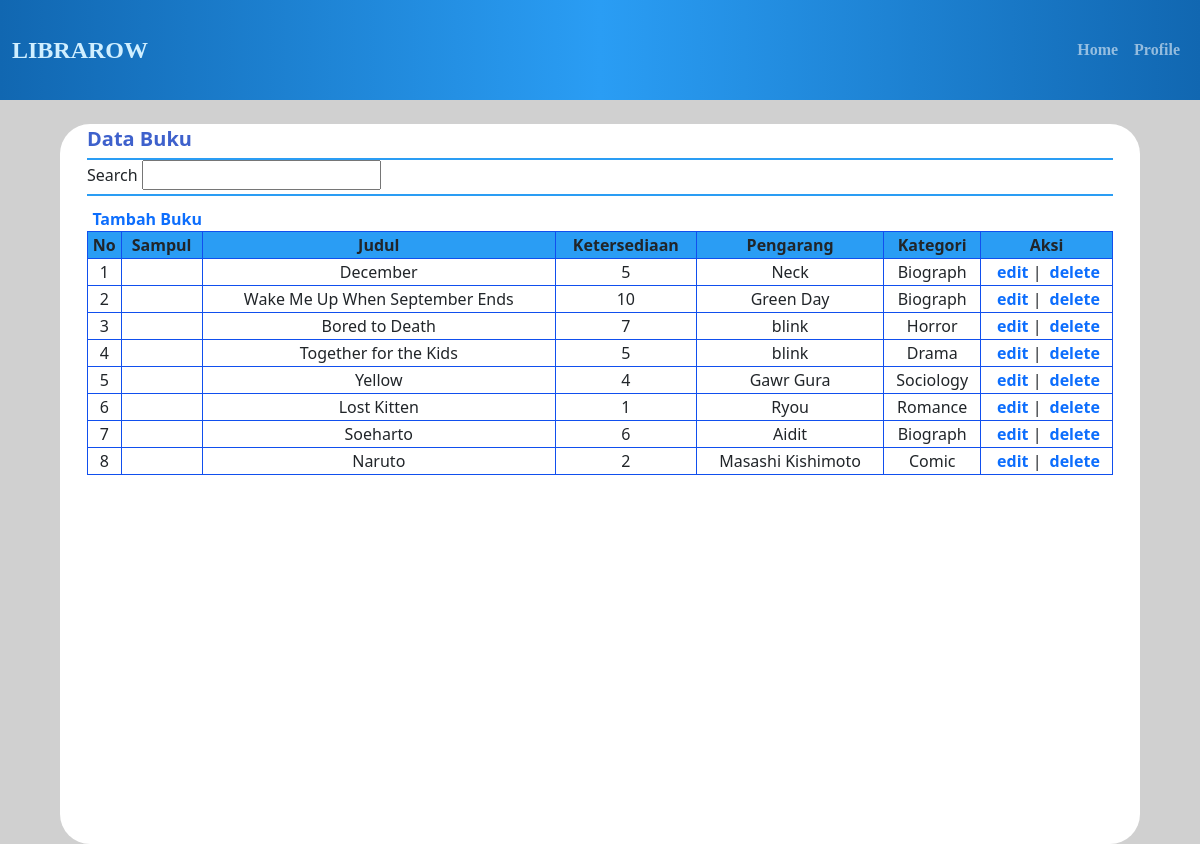
The app's page /data_buku.php with its own data.
### tables this page shows
CREATE TABLE `buku` (
  `id` int(11) NOT NULL,
  `nama` varchar(50) NOT NULL,
  `pengarang` varchar(50) NOT NULL,
  `available` int(11) NOT NULL,
  `sampul` blob DEFAULT NULL,
  `kategori` varchar(25) NOT NULL
);

### functions.php (called while the page is built, shortened)
<?php
$conn = mysqli_connect('localhost','root','','librarow');
function query($query){
    global $conn;
    $result = mysqli_query($conn,$query);
    $row = [];
    while($dbs = mysqli_fetch_assoc($result)){
        $row[] = $dbs;
    }
    return $row;
}
?>

### data_buku.php (the view, shortened to what this page needs)
<?php
include 'functions.php';
$buku = query("SELECT * FROM buku");
?>
<!DOCTYPE html>
<html lang="en">
<head>
    <link rel="stylesheet" href="bootstrap/css/bootstrap.min.css">
    <link rel="stylesheet" href="css/admin_page.css">
</head>
<body style="background-color: #D0D0D0;">
    <nav class="navbar sticky-top navbar-expand-sm navbar-dark" style="color: #D0EFFF;">
        <div class="container-fluid ">
            <a class="navbar-brand " href="login.php">LIBRAROW</a>
            <div class="nav navbar-custom" id="navbarSupportedContent" style="color: #D0EFFF !important;">
                <ul class="navbar-nav ms-auto">
                    <li class="nav-item">
                        <a class="nav-link" href="admin_page.php">Home</a>
                    </li>
                    <li class="nav-item">
                        <a class="nav-link" href="profile_pustakawan.php">Profile</a>
                    </li>
                </ul>
            </div>
        </div>
    </nav>
    <div class="datacontainer">
        <div class="datatitle">Data Buku</div>
        <div class="datasearch">Search
            <input type="text" name="search" id="search">
        </div>
        <a href="add_book.php">Tambah Buku</a>
        <table border="1px solid" width="95%" style="border-collapse:collapse;margin:auto;">
            <th>No</th>
            <th>Sampul</th>
            <th>Judul</th>
            <th>Ketersediaan</th>
            <th>Pengarang</th>
            <th>Kategori</th>
            <th>Aksi</th>
            <?php
            $i = 1;
            ?>
            <?php foreach($buku as $book) : ?>
            <tr>
                <td><?=$i;?></td>
                <td><?=$book["sampul"]?></td>
                <td><?=$book["nama"]?></td>
                <td><?=$book["available"]?></td>
                <td><?=$book["pengarang"]?></td>
                <td><?=$book["kategori"]?></td>
                <td>
                    <a href="edit_book.php?id=<?=$book['id']?>">edit</a> |
                    <a href="delete_book.php?id=<?=$book['id']?>"onclick="return confirm('Delete Item?');">delete</a>
                </td>
            </tr>
            <?php $i++;?>
            <?php endforeach;?>
        </table>
    </div>
</body>
</html>

### css/admin_page.css (style rules this page uses)
.navbar { min-height: 100px; background-image: linear-gradient(to right, #1167b1, #2a9df4, #1167b1); }
.navbar-brand { text-align: left; font-weight: bold; font-size: 24px; font-family: Title !important; color: #d0efff !important; }
.navbar-brand, .navbar-custom { text-align: left; font-weight: bold; font-family: Title !important; color: #d0efff !important; }
.datacontainer { width: 90%; height: 90vh; background-color: white; margin: auto; margin-top: 2%; border-radius: 30px; }
.datacontainer .datatitle { width: 95%; height: 5%; margin-top: 2%; border-bottom: 2px solid #2a9df4; margin: auto; color: #3e61cc; font-size: 20px; font-weight: bold; }
.datacontainer .datasearch { width: 95%; height: 5%; border-bottom: 2px solid #2a9df4; margin: auto; margin-bottom: 1%; }
.datacontainer table, th, td { border: 1px solid #114fee; text-align: center; }
.datacontainer a { margin-left: 3%; font-size: 16px; font-weight: bold; text-decoration: none; }
.datacontainer th { background-color: #2a9df4; }

### records on screen
buku: nama "December", available "5", pengarang "Neck", kategori "Biograph"
buku: nama "Wake Me Up When September Ends", available "10", pengarang "Green Day", kategori "Biograph"
buku: nama "Bored to Death", available "7", pengarang "blink", kategori "Horror"
buku: nama "Together for the Kids", available "5", pengarang "blink", kategori "Drama"
buku: nama "Yellow", available "4", pengarang "Gawr Gura", kategori "Sociology"
buku: nama "Lost Kitten", available "1", pengarang "Ryou", kategori "Romance"
buku: nama "Soeharto", available "6", pengarang "Aidit", kategori "Biograph"
buku: nama "Naruto", available "2", pengarang "Masashi Kishimoto", kategori "Comic"
